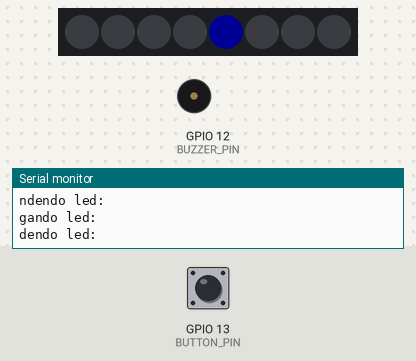
This program was run on a simulated ESP32. Shown: 8 RGB LEDs in strip order, left to right, buzzer (waves = sounding, pin HIGH), the last lines printed to the serial monitor. The inputs (shaded band) are chosen by the test bench; at power-on: GPIO 13 (BUTTON_PIN) HIGH. Dim RGB values are drawn brighter than linear.

Above: at 1.2 s.
1.3 s: GPIO 13 (BUTTON_PIN) pulled LOW for 3.2 s
At 2.7 s:
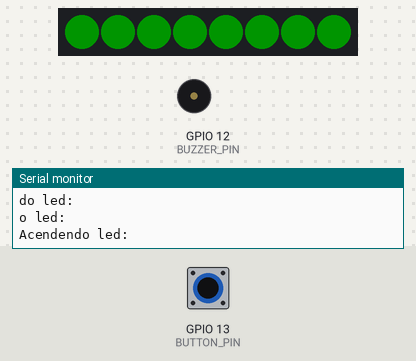
6.0 s: GPIO 13 (BUTTON_PIN) pulled LOW for 0.15 s
9.1 s: GPIO 13 (BUTTON_PIN) pulled LOW for 1 s
At 9.27 s:
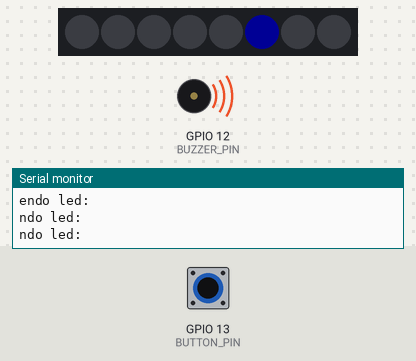
Timing chart, 0 to 19.1 s (numbered marks = the images above; inputs shaded):
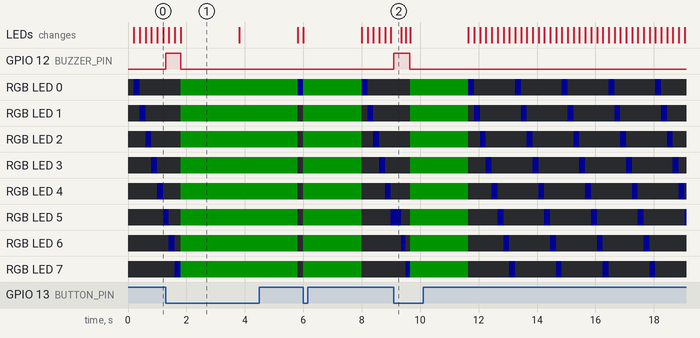

The program:

main.cpp
```cpp
#include "Freenove_WS2812_Lib_for_ESP32.h"

#define LEDS_COUNT 8  // The number of led
#define LEDS_PIN 2    // define the pin connected to the Freenove 8 led strip
#define CHANNEL 0     // RMT channel
#define BUTTON_PIN 13 // define the pin connected to the button
#define BUZZER_PIN 12 // define the pin connected to the buzzer

Freenove_ESP32_WS2812 strip = Freenove_ESP32_WS2812(LEDS_COUNT, LEDS_PIN, CHANNEL, TYPE_GRB);

// Collors
const int green[3] = {0, 255, 0};
const int red[3] = {255, 0, 0};
const int blue[3] = {0, 0, 255};

// Time variables
long delayMillis = 200;
long previousMillis = 0;

const int ledPins[8] = {0, 1, 2, 3, 4, 5, 6, 7};
int ledStatus[8] = {LOW, LOW, LOW, LOW, LOW, LOW, LOW, LOW};
int ledCount = 0;

void setup()
{
  strip.begin();
  strip.setBrightness(20);
  Serial.begin(115200);
  pinMode(BUTTON_PIN, INPUT);
  pinMode(BUZZER_PIN, OUTPUT);
}

void loop()
{
  unsigned long currentMillis = millis();

  if (currentMillis - previousMillis < delayMillis){
    if (digitalRead(BUTTON_PIN) == LOW) {
      if (ledStatus[0] == HIGH)
      {
        strip.setAllLedsColor(green[0], green[1], green[2]);
        ledCount = 0;
        ledStatus[0] = LOW;

        delay(2000);

        strip.setAllLedsColor(0, 0, 0);
      } else {
        digitalWrite(BUZZER_PIN, HIGH);
        delay(50);
        digitalWrite(BUZZER_PIN, LOW);
      }
    }
  }
  else
  {
    if (ledCount > 0 && ledStatus[ledCount - 1] == HIGH)
    {
      Serial.println("Apagando led: " + ledCount -1);
      strip.setLedColorData(ledPins[ledCount - 1], 0, 0, 0);
      ledStatus[ledCount - 1] = LOW;

      if(ledCount >= 8) {
        ledCount = 0;
      }
    }

    if (ledStatus[ledCount] == LOW)
    {
      Serial.println("Acendendo led: " + ledCount);
      strip.setLedColorData(ledPins[ledCount], blue[0], blue[1], blue[2]);
      ledStatus[ledCount] = HIGH;
      ledCount++;
      previousMillis = currentMillis;
    }
    strip.show();
  }

}
```

Measured:
- after the input at 1.3 s, GPIO 12 (BUZZER_PIN): LOW → HIGH at once, → LOW 0.50 s later; the LEDs: first differ from a run without the input after 0.50 s (image 1)
- after the input at 9.1 s, GPIO 12 (BUZZER_PIN): LOW → HIGH at once, → LOW 0.55 s later
- what the display in image 1 shows lasts 2.0 s, from 1.8 s to 3.8 s
